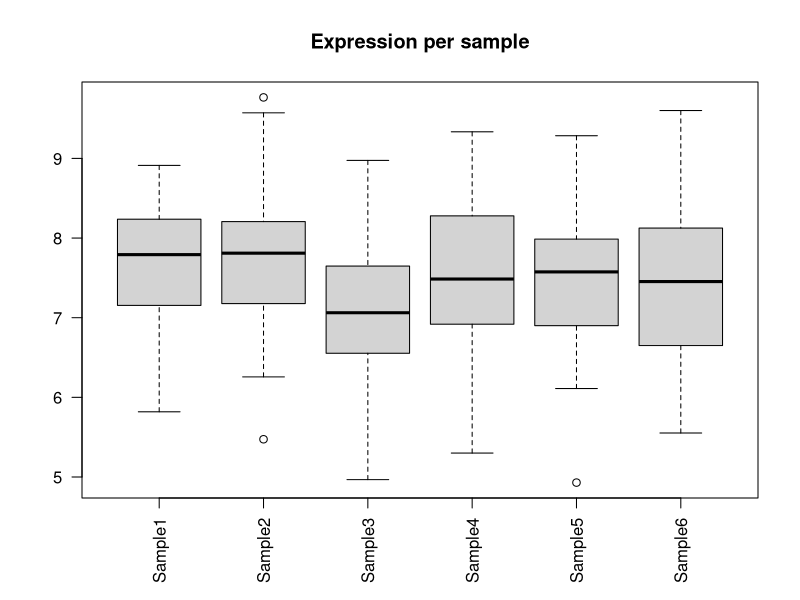
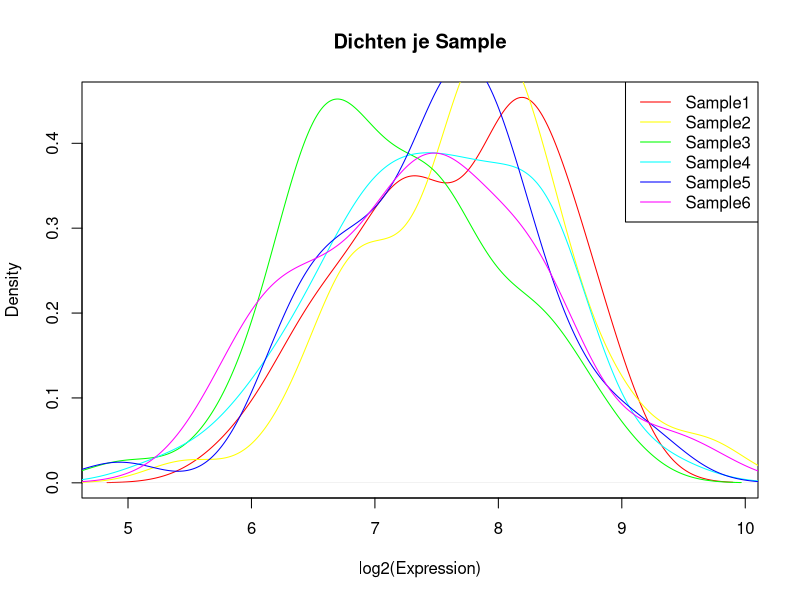
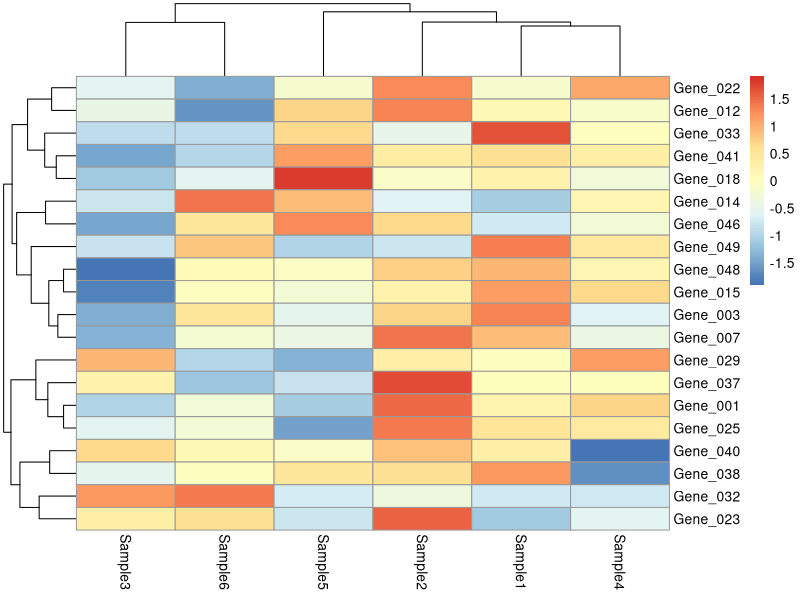
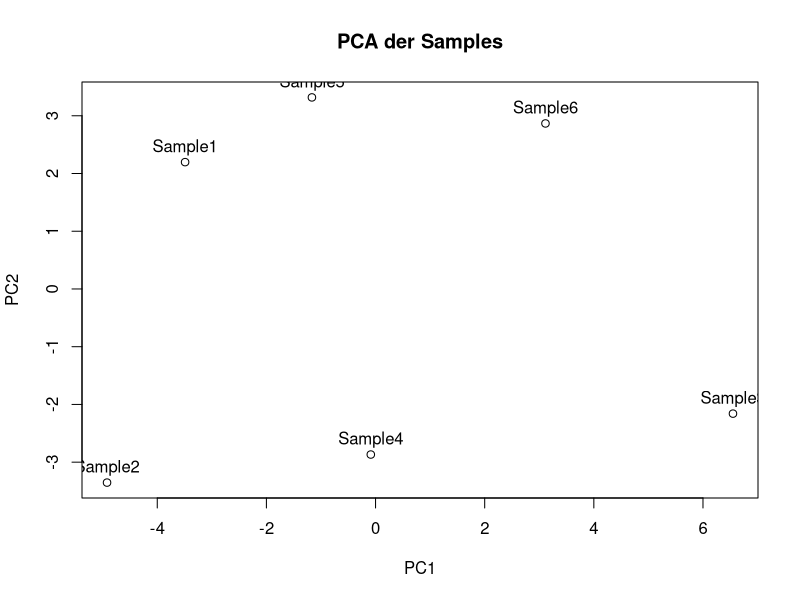

These figures' R source, in order:
expr <- read.csv("hafer_expression.csv", stringsAsFactors = FALSE)
traits <- read.csv("hafer_traits.csv", stringsAsFactors = FALSE)
dim(expr)
head(expr)
colnames(expr)

rownames(expr) <- expr$Gene
expr$Gene <- NULL
mat <- as.matrix(expr)

colMeans(mat) #Mittelwert pro Sample
sd <- apply(mat, 2, sd)
gene_var <- apply(mat, 1, var)
head(sort(gene_var, decreasing=TRUE), 5) # hohe Varianz = pot. informatives Gen

####QC####

#Boxplot
boxplot(mat, main="Expression per sample", las=2)

#Dichtekurve
cols <- rainbow(ncol(mat))
plot(density(mat[,1]), col=cols[1], main="Dichten je Sample", xlab="log2(Expression)")
for (i in 2:ncol(mat)) lines(density(mat[,i]), col=cols[i]) 
legend("topright", colnames(mat),col=cols,lty=1,bty="o")

#Heatmap
library(pheatmap)
top20 <- names(sort(gene_var, decreasing=TRUE))[1:20]
pheatmap(mat[top20, ], scale="row")

#PCA
pca <- prcomp(t(mat), scale. =TRUE)
plot(pca$x[,1], pca$x[,2], xlab="PC1", ylab="PC2", main="PCA der Samples")
text(pca$x[,1], pca$x[,2], labels = colnames(mat), pos=3)








